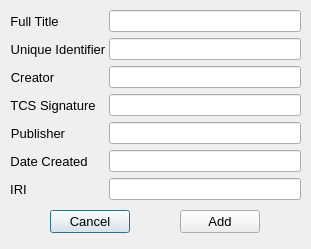
<?xml version="1.0" encoding="UTF-8"?>
<ui version="4.0">
 <class>NewSensuDialog</class>
 <widget class="QDialog" name="NewSensuDialog">
  <property name="geometry">
   <rect>
    <x>0</x>
    <y>0</y>
    <width>311</width>
    <height>249</height>
   </rect>
  </property>
  <property name="windowTitle">
   <string>New Source of Name</string>
  </property>
  <widget class="QPushButton" name="cancelButton">
   <property name="geometry">
    <rect>
     <x>50</x>
     <y>210</y>
     <width>80</width>
     <height>23</height>
    </rect>
   </property>
   <property name="font">
    <font>
     <pointsize>10</pointsize>
    </font>
   </property>
   <property name="text">
    <string>Cancel</string>
   </property>
  </widget>
  <widget class="QWidget" name="layoutWidget">
   <property name="geometry">
    <rect>
     <x>10</x>
     <y>10</y>
     <width>291</width>
     <height>191</height>
    </rect>
   </property>
   <layout class="QFormLayout" name="formLayout">
    <property name="labelAlignment">
     <set>Qt::AlignLeading|Qt::AlignLeft|Qt::AlignVCenter</set>
    </property>
    <property name="formAlignment">
     <set>Qt::AlignLeading|Qt::AlignLeft|Qt::AlignTop</set>
    </property>
    <property name="horizontalSpacing">
     <number>3</number>
    </property>
    <item row="1" column="0">
     <widget class="QLabel" name="fullTitleLabel">
      <property name="font">
       <font>
        <pointsize>10</pointsize>
       </font>
      </property>
      <property name="text">
       <string>Full Title</string>
      </property>
      <property name="alignment">
       <set>Qt::AlignCenter</set>
      </property>
     </widget>
    </item>
    <item row="1" column="1">
     <widget class="QLineEdit" name="fullTitle"/>
    </item>
    <item row="2" column="0">
     <widget class="QLabel" name="identifierLabel">
      <property name="font">
       <font>
        <pointsize>10</pointsize>
       </font>
      </property>
      <property name="text">
       <string>Unique Identifier</string>
      </property>
      <property name="alignment">
       <set>Qt::AlignCenter</set>
      </property>
     </widget>
    </item>
    <item row="2" column="1">
     <widget class="QLineEdit" name="identifier"/>
    </item>
    <item row="3" column="0">
     <widget class="QLabel" name="authorLabel">
      <property name="font">
       <font>
        <pointsize>10</pointsize>
       </font>
      </property>
      <property name="text">
       <string>Creator</string>
      </property>
      <property name="alignment">
       <set>Qt::AlignCenter</set>
      </property>
     </widget>
    </item>
    <item row="3" column="1">
     <widget class="QLineEdit" name="author"/>
    </item>
    <item row="5" column="0">
     <widget class="QLabel" name="citationLabel">
      <property name="font">
       <font>
        <pointsize>10</pointsize>
       </font>
      </property>
      <property name="text">
       <string>TCS Signature</string>
      </property>
      <property name="alignment">
       <set>Qt::AlignCenter</set>
      </property>
     </widget>
    </item>
    <item row="5" column="1">
     <widget class="QLineEdit" name="citation"/>
    </item>
    <item row="6" column="0">
     <widget class="QLabel" name="publisherLabel">
      <property name="font">
       <font>
        <pointsize>10</pointsize>
       </font>
      </property>
      <property name="text">
       <string>Publisher</string>
      </property>
      <property name="alignment">
       <set>Qt::AlignCenter</set>
      </property>
     </widget>
    </item>
    <item row="6" column="1">
     <widget class="QLineEdit" name="publisher"/>
    </item>
    <item row="7" column="0">
     <widget class="QLabel" name="dateLabel">
      <property name="font">
       <font>
        <pointsize>10</pointsize>
       </font>
      </property>
      <property name="text">
       <string>Date Created</string>
      </property>
      <property name="alignment">
       <set>Qt::AlignCenter</set>
      </property>
     </widget>
    </item>
    <item row="7" column="1">
     <widget class="QLineEdit" name="date">
      <property name="maxLength">
       <number>10</number>
      </property>
     </widget>
    </item>
    <item row="8" column="0">
     <widget class="QLabel" name="iriLabel">
      <property name="font">
       <font>
        <pointsize>10</pointsize>
       </font>
      </property>
      <property name="text">
       <string>IRI</string>
      </property>
      <property name="alignment">
       <set>Qt::AlignCenter</set>
      </property>
     </widget>
    </item>
    <item row="8" column="1">
     <widget class="QLineEdit" name="iri"/>
    </item>
   </layout>
  </widget>
  <widget class="QPushButton" name="addButton">
   <property name="geometry">
    <rect>
     <x>180</x>
     <y>210</y>
     <width>80</width>
     <height>23</height>
    </rect>
   </property>
   <property name="font">
    <font>
     <pointsize>10</pointsize>
    </font>
   </property>
   <property name="text">
    <string>Add</string>
   </property>
  </widget>
 </widget>
 <tabstops>
  <tabstop>fullTitle</tabstop>
  <tabstop>identifier</tabstop>
  <tabstop>author</tabstop>
  <tabstop>citation</tabstop>
  <tabstop>publisher</tabstop>
  <tabstop>date</tabstop>
  <tabstop>iri</tabstop>
  <tabstop>addButton</tabstop>
  <tabstop>cancelButton</tabstop>
 </tabstops>
 <resources/>
 <connections/>
</ui>
